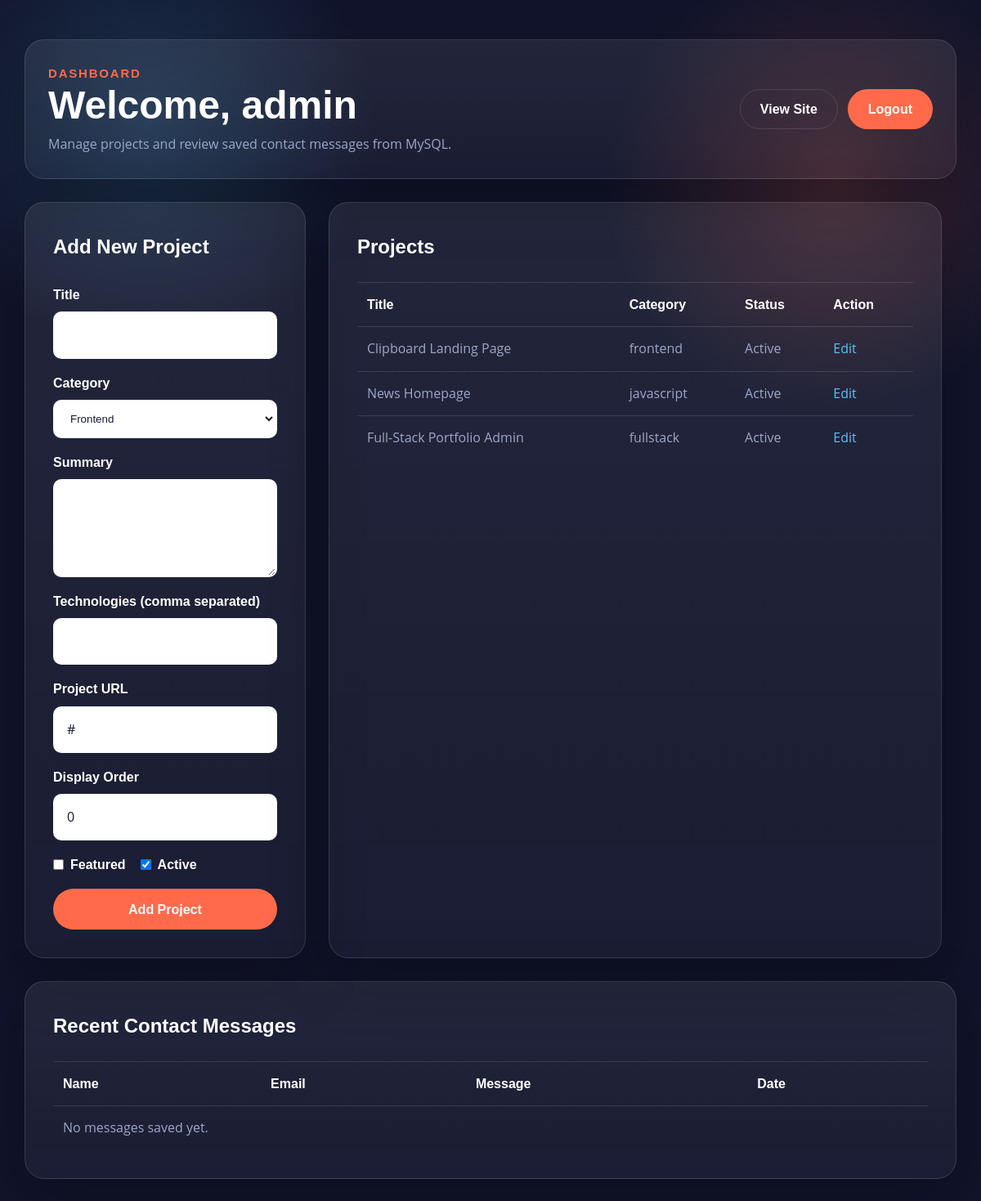
Page /admin/dashboard.php (signed in) on the committed database.
### tables this page shows
CREATE TABLE IF NOT EXISTS projects (
  id INT UNSIGNED AUTO_INCREMENT PRIMARY KEY,
  title VARCHAR(160) NOT NULL,
  category ENUM('frontend', 'javascript', 'fullstack') NOT NULL DEFAULT 'frontend',
  summary TEXT NOT NULL,
  technologies VARCHAR(255) NOT NULL,
  project_url VARCHAR(255) NOT NULL DEFAULT '#',
  display_order INT NOT NULL DEFAULT 0,
  is_featured TINYINT(1) NOT NULL DEFAULT 0,
  is_active TINYINT(1) NOT NULL DEFAULT 1,
  created_at TIMESTAMP NOT NULL DEFAULT CURRENT_TIMESTAMP,
  updated_at TIMESTAMP NULL DEFAULT NULL ON UPDATE CURRENT_TIMESTAMP,
  UNIQUE KEY uq_projects_title (title)
);

### admin/auth.php (called while the page is built, shortened)
<?php
function e(?string $value): string
{
    return htmlspecialchars((string) $value, ENT_QUOTES, 'UTF-8');
}

### config/database.php (called while the page is built, shortened)
<?php
function env_value(string $key, string $default): string
{
    $value = getenv($key);
    return $value === false || $value === '' ? $default : $value;
}
function db(): PDO
{
    static $pdo = null;
    if ($pdo instanceof PDO) {
        return $pdo;
    }
    $host = env_value('PORTFOLIO_DB_HOST', 'localhost');
    $port = env_value('PORTFOLIO_DB_PORT', '3307');
    $database = env_value('PORTFOLIO_DB_NAME', 'portfolio_db');
    $username = env_value('PORTFOLIO_DB_USER', 'root');
    $password = env_value('PORTFOLIO_DB_PASS', '');
    $dsn = "mysql:host={$host};port={$port};dbname={$database};charset=utf8mb4";
    $pdo = new PDO($dsn, $username, $password, [
        PDO::ATTR_ERRMODE => PDO::ERRMODE_EXCEPTION,
        PDO::ATTR_DEFAULT_FETCH_MODE => PDO::FETCH_ASSOC,
        PDO::ATTR_EMULATE_PREPARES => false,
    ]);
    return $pdo;
}

### admin/dashboard.php (the view, shortened to what this page needs)
<?php
require_once __DIR__ . '/../config/database.php';
require_once __DIR__ . '/auth.php';
$error = '';
$editingProject = null;
$projects = [];
$messages = [];
try {
    $projects = db()->query('SELECT * FROM projects ORDER BY display_order ASC, created_at DESC')->fetchAll();
    $messages = db()->query('SELECT * FROM contacts ORDER BY created_at DESC LIMIT 20')->fetchAll();
} catch (Throwable $exception) {
    $error = $error !== '' ? $error : 'Dashboard data could not be loaded. Import database/portfolio.sql first.';
}
$formProject = $editingProject ?: [
    'id' => '',
    'title' => '',
    'category' => 'frontend',
    'summary' => '',
    'technologies' => '',
    'project_url' => '#',
    'display_order' => 0,
    'is_featured' => 0,
    'is_active' => 1,
];
?>
<!DOCTYPE html>
<html lang="en">
<head>
  <link rel="stylesheet" href="../assets/css/style.css">
  <link rel="stylesheet" href="./admin.css">
</head>
<body>
  <main class="admin-shell">
    <header class="admin-topbar">
      <div>
        <p class="section-subtitle">Dashboard</p>
        <h1>Welcome, <?= e($_SESSION['admin_username'] ?? 'admin') ?></h1>
        <p class="admin-muted">Manage projects and review saved contact messages from MySQL.</p>
      </div>
      <nav class="admin-actions" aria-label="Admin actions">
        <a href="../index.html" class="btn btn-outline">View Site</a>
        <a href="logout.php" class="btn btn-primary">Logout</a>
      </nav>
    </header>
    <section class="admin-grid">
      <article class="admin-card">
        <h2><?= $editingProject ? 'Edit Project' : 'Add New Project' ?></h2>
        <form method="post" class="admin-form">
          <label><span>Title</span><input type="text" name="title" required value="<?= e((string) $formProject['title']) ?>"></label>
          <label>
            <span>Category</span>
            <select name="category" required>
              <?php foreach (['frontend', 'javascript', 'fullstack'] as $category): ?>
                <option value="<?= e($category) ?>" <?= $formProject['category'] === $category ? 'selected' : '' ?>><?= e(ucfirst($category)) ?></option>
              <?php endforeach; ?>
            </select>
          </label>
          <label><span>Summary</span><textarea name="summary" required><?= e((string) $formProject['summary']) ?></textarea></label>
          <label><span>Technologies (comma separated)</span><input type="text" name="technologies" value="<?= e((string) $formProject['technologies']) ?>"></label>
          <label><span>Project URL</span><input type="url" name="project_url" value="<?= e((string) $formProject['project_url']) ?>"></label>
          <label><span>Display Order</span><input type="number" name="display_order" value="<?= e((string) $formProject['display_order']) ?>"></label>
          <div class="admin-checks">
            <label><input type="checkbox" name="is_featured" <?= (int) $formProject['is_featured'] === 1 ? 'checked' : '' ?>> Featured</label>
            <label><input type="checkbox" name="is_active" <?= (int) $formProject['is_active'] === 1 ? 'checked' : '' ?>> Active</label>
          </div>
          <button type="submit" class="btn-submit"><?= $editingProject ? 'Save Changes' : 'Add Project' ?></button>
        </form>
      </article>
      <article class="admin-card">
        <h2>Projects</h2>
        <div class="admin-table-wrap">
          <table class="admin-table">
            <thead><tr><th>Title</th><th>Category</th><th>Status</th><th>Action</th></tr></thead>
            <tbody>
              <?php foreach ($projects as $project): ?>
                <tr>
                  <td><?= e($project['title']) ?></td>
                  <td><?= e($project['category']) ?></td>
                  <td><?= (int) $project['is_active'] === 1 ? 'Active' : 'Hidden' ?></td>
                  <td><a href="dashboard.php?edit=<?= e((string) $project['id']) ?>">Edit</a></td>
                </tr>
              <?php endforeach; ?>
            </tbody>
          </table>
        </div>
      </article>
    </section>
    <section class="admin-card">
      <h2>Recent Contact Messages</h2>
      <div class="admin-table-wrap">
        <table class="admin-table">
          <thead><tr><th>Name</th><th>Email</th><th>Message</th><th>Date</th></tr></thead>
          <tbody>
            <?php if ($messages === []): ?><tr><td colspan="4">No messages saved yet.</td></tr><?php endif; ?>
          </tbody>
        </table>
      </div>
    </section>
  </main>
</body>
</html>

### assets/css/style.css (style rules this page uses)
:root { --bg: #11142b; --bg-soft: #171b35; --bg-card: #202545; --surface: #ffffff; --text: #d8def8; --text-muted: #9da7c8; --heading: #ffffff; --primary: #ff6b4a; --primary-dark: #e95435; --accent: #53c5f8; --accent-2: #ffd84d; --border: rgba(255, 255, 255, 0.12); --shadow: 0 24px 70px rgba(0, 0, 0, 0.28); --radius-5: 5px; --radius-10: 10px; --radius-16: 16px; --radius-24: 24px; --section-padding: 80px; --ff-open-sans: 'Open Sans', sans-serif; --ff-barlow: 'Barlow', sans-serif; --ff-poppins: 'Poppins', sans-serif; --transition: 0.25s ease; }
*, *::before, *::after { box-sizing: border-box; margin: 0; padding: 0; }
html { font-size: 10px; scroll-behavior: smooth; }
body { background: radial-gradient(circle at 15% 10%, rgba(83, 197, 248, 0.18), transparent 28rem), radial-gradient(circle at 85% 15%, rgba(255, 107, 74, 0.2), transparent 28rem), var(--bg); color: var(--text); font-family: var(--ff-open-sans); font-size: 1.6rem; line-height: 1.7; overflow-x: hidden; }
a { color: inherit; text-decoration: none; }
img, span, input, button, textarea, ion-icon { display: block; }
button, input, textarea { background: none; border: 0; font: inherit; }
button { cursor: pointer; }
input, textarea { width: 100%; }
.section-subtitle, .eyebrow { color: var(--primary); font-family: var(--ff-barlow); font-size: 1.5rem; font-weight: 700; letter-spacing: 0.12em; text-transform: uppercase; }
.btn, .btn-submit, .theme-toggle, .filter-btn { align-items: center; border-radius: 999px; display: inline-flex; font-family: var(--ff-barlow); font-weight: 700; justify-content: center; transition: transform var(--transition), background-color var(--transition), color var(--transition), border-color var(--transition); }
.btn { border: 1px solid transparent; min-height: 46px; padding: 10px 24px; }
.btn-primary, .btn-secondary { background: var(--primary); color: #ffffff; }
.btn-outline, .theme-toggle { border: 1px solid var(--border); color: var(--heading); }
.btn-submit { background: var(--primary); color: #ffffff; min-height: 50px; width: 100%; }
@media (min-width: 960px) { :root { --section-padding: 96px; } }

### admin/admin.css (style rules this page uses)
body { min-height: 100vh; }
.admin-shell { display: grid; gap: 28px; margin-inline: auto; max-width: 1180px; padding: 48px 20px; }
.admin-topbar, .admin-card { background: linear-gradient(180deg, rgba(255, 255, 255, 0.08), rgba(255, 255, 255, 0.04)); border: 1px solid var(--border); border-radius: var(--radius-24); box-shadow: var(--shadow); }
.admin-topbar { align-items: center; display: flex; flex-wrap: wrap; gap: 20px; justify-content: space-between; padding: 28px; }
.admin-topbar h1, .admin-card h2 { color: var(--heading); font-family: var(--ff-barlow); }
.admin-topbar h1 { font-size: clamp(3rem, 5vw, 4.8rem); line-height: 1.1; }
.admin-actions { display: flex; flex-wrap: wrap; gap: 12px; }
.admin-grid { display: grid; gap: 28px; }
.admin-card { padding: clamp(22px, 4vw, 34px); }
.admin-muted { color: var(--text-muted); margin-block-start: 8px; }
.admin-form { display: grid; gap: 16px; margin-block-start: 24px; }
.admin-form label span, .admin-checks label { color: var(--heading); font-family: var(--ff-barlow); font-weight: 700; }
.admin-form input, .admin-form textarea, .admin-form select { background: #ffffff; border: 2px solid transparent; border-radius: var(--radius-10); color: #151a31; margin-block-start: 7px; padding: 13px 15px; width: 100%; }
.admin-form textarea { min-height: 120px; resize: vertical; }
.admin-checks { display: flex; flex-wrap: wrap; gap: 18px; }
.admin-checks label { align-items: center; display: inline-flex; gap: 8px; }
.admin-checks input { margin: 0; width: auto; }
.admin-table-wrap { margin-block-start: 22px; overflow-x: auto; }
.admin-table { border-collapse: collapse; min-width: 680px; width: 100%; }
.admin-table th, .admin-table td { border-top: 1px solid var(--border); padding: 13px 12px; text-align: left; vertical-align: top; }
.admin-table th { color: var(--heading); font-family: var(--ff-barlow); }
.admin-table td { color: var(--text-muted); }
.admin-table a { color: var(--accent); }
@media (min-width: 960px) { .admin-grid { grid-template-columns: 0.95fr 1.05fr; } }

### rows in the picture
projects: category "Frontend", is_active "☑", title "Clipboard Landing Page", category "frontend", shows "Active"
projects: title "News Homepage", category "javascript", is_active "Active"
projects: title "Full-Stack Portfolio Admin", category "fullstack", is_active "Active"

### other values in the picture
$_SESSION['admin_username'] "admin"
